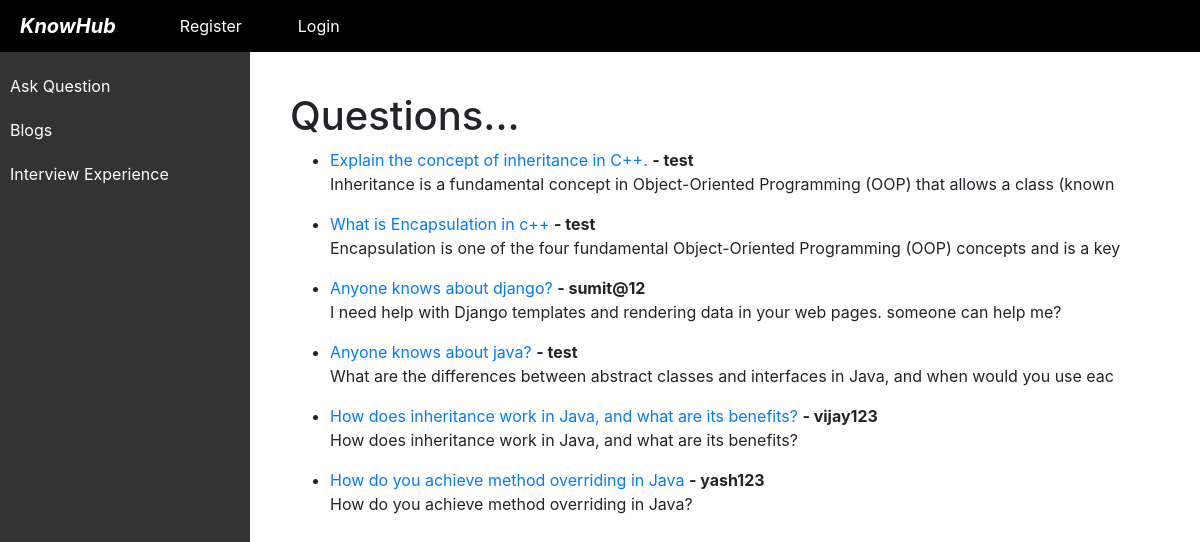
/home/, run on the app's committed database.
### website/models.py (models this page shows, shortened)
class Post(models.Model):
    title = models.CharField(max_length=255)
    author = models.ForeignKey(User, on_delete=models.CASCADE)
    body = models.TextField()
    likes = models.ManyToManyField(User, related_name='blog_posts')

### website/views.py (the view)
# urls.py: path('home/',HomeView.as_view(),name="home"),
class HomeView(ListView):
    model = Post
    template_name = 'home.html'

### website/templates/home.html (shortened to what this page needs)
{%extends 'base.html'%}
{%block content%}
<div class="main-content">
<h1>Questions...</h1>
{% for post in object_list %}
<ul>
<li><a href="{% url 'article-detail' post.pk %}">{{post.title}}
</a> <strong>- {{ post.author}} </strong>
<br>{{post.body | slice:":100"}}</li>
</ul>
{% endfor %}
</div>
{%endblock%}

### website/templates/base.html (shortened to what this page needs)
<!doctype html>
<html lang="en">
  <head>
    <link rel="stylesheet" href="https://cdn.jsdelivr.net/npm/bootstrap@4.4.1/dist/css/bootstrap.min.css">
  </head>
  <body>
    <div class="sidebar">
        <a href="#">Home</a>
        <a href="{% url 'home'%}">Ask Question</a>
        <a href="{% url 'blog'%}">Blogs</a>
        <a href="#">Interview Experience</a>
    </div>
    <div class="container-fluid px-0">
        <nav class="navbar navbar-expand-lg navbar-dark bg-black py-0 px-0">
            <a class="navbar-brand" href="{%url 'home'%}"><strong><i>KnowHub</i></strong></a>
            <div class="collapse navbar-collapse" id="navbarNav">
                <ul class="navbar-nav">
                {% if user.is_authenticated %}
                    <li class="nav-item">
                        <a class="nav-link" href="{% url 'add_post'%}">Ask Question</a>
                    </li>
                    <li class="nav-item">
                        <a class="nav-link" href="#">Add Blog</a>
                    </li>
                    <li class="nav-item">
                        <a class="nav-link" href="#">Add Experience</a>
                    </li>
                    <li class="nav-item">
                        <a class="nav-link" href="{% url 'login'%}">Logout</a>
                    </li>
                {% else %}
                    <li class="nav-item">
                        <a class="nav-link" href="{% url 'register'%}">Register</a>
                    </li>
                    <li class="nav-item">
                        <a class="nav-link" href="{% url 'login'%}">Login</a>
                    </li>
                {% endif %}
                </ul>
            </div>
        </nav>
    </div>
    <div style="margin-top: 20px; margin-left: 20px;">
    {%block content%}
    {%endblock%}
    </div>
  </body>
</html>

### website/templates/base.html (style rules this page uses)
.main-content { margin-left: 250px; padding: 20px; }
.sidebar { position: fixed; top: 0; left: 0; bottom: 0; width: 250px; background-color: #333; padding-top: 20px; color: #fff; }
.sidebar a { padding: 10px; display: block; color: #fff; text-decoration: none; }
body { background-color: #ffffff; }
.bg-black { background-color: #000; }
.navbar-brand { padding: 11px 20px; }
.navbar-nav { width: 100%; }
.nav-link { color: inherit !important; }
.nav-item { padding: 6px 20px; color: #fff; }

### data on the page
Post: title "Explain the concept of inheritance in C++.", author "test", body "Inheritance is a fundamental concept in Object-Oriented Programming (OOP) that allows a class (known"
Post: title "What is Encapsulation in c++", author "test", body "Encapsulation is one of the four fundamental Object-Oriented Programming (OOP) concepts and is a key"
Post: title "Anyone knows about django?", author "sumit@12", body "I need help with Django templates and rendering data in your web pages. someone can help me?"
Post: title "Anyone knows about java?", author "test", body "What are the differences between abstract classes and interfaces in Java, and when would you use eac"
Post: title "How does inheritance work in Java, and what are its benefits?", author "vijay123", body "How does inheritance work in Java, and what are its benefits?"
Post: title "How do you achieve method overriding in Java", author "yash123", body "How do you achieve method overriding in Java?"
